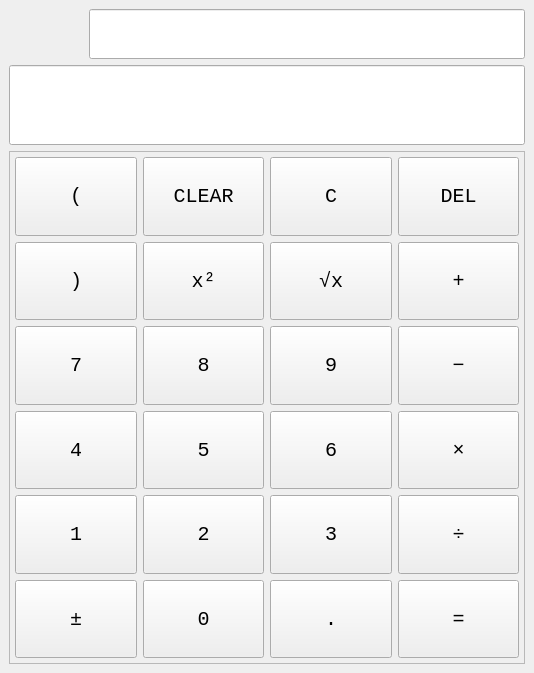
<?xml version="1.0" encoding="UTF-8"?>
<ui version="4.0">
 <class>MainWindow</class>
 <widget class="QMainWindow" name="MainWindow">
  <property name="geometry">
   <rect>
    <x>0</x>
    <y>0</y>
    <width>534</width>
    <height>673</height>
   </rect>
  </property>
  <property name="minimumSize">
   <size>
    <width>400</width>
    <height>600</height>
   </size>
  </property>
  <property name="font">
   <font>
    <family>Monospace</family>
    <pointsize>13</pointsize>
   </font>
  </property>
  <property name="windowTitle">
   <string>MainWindow</string>
  </property>
  <widget class="QWidget" name="centralwidget">
   <layout class="QGridLayout" name="gridLayout_2">
    <item row="3" column="0" colspan="3">
     <widget class="QLineEdit" name="currExpr_LE">
      <property name="minimumSize">
       <size>
        <width>250</width>
        <height>80</height>
       </size>
      </property>
      <property name="font">
       <font>
        <family>Monospace</family>
        <pointsize>15</pointsize>
       </font>
      </property>
      <property name="inputMethodHints">
       <set>Qt::InputMethodHint::ImhDigitsOnly</set>
      </property>
      <property name="text">
       <string/>
      </property>
      <property name="alignment">
       <set>Qt::AlignmentFlag::AlignRight|Qt::AlignmentFlag::AlignTrailing|Qt::AlignmentFlag::AlignVCenter</set>
      </property>
      <property name="readOnly">
       <bool>false</bool>
      </property>
     </widget>
    </item>
    <item row="4" column="0" colspan="3">
     <widget class="QFrame" name="numpad_frame">
      <property name="sizePolicy">
       <sizepolicy hsizetype="Preferred" vsizetype="Expanding">
        <horstretch>0</horstretch>
        <verstretch>0</verstretch>
       </sizepolicy>
      </property>
      <property name="minimumSize">
       <size>
        <width>0</width>
        <height>50</height>
       </size>
      </property>
      <property name="frameShape">
       <enum>QFrame::Shape::StyledPanel</enum>
      </property>
      <property name="frameShadow">
       <enum>QFrame::Shadow::Raised</enum>
      </property>
      <layout class="QGridLayout" name="gridLayout_3">
       <property name="leftMargin">
        <number>5</number>
       </property>
       <property name="topMargin">
        <number>5</number>
       </property>
       <property name="rightMargin">
        <number>5</number>
       </property>
       <property name="bottomMargin">
        <number>5</number>
       </property>
       <property name="spacing">
        <number>0</number>
       </property>
       <item row="0" column="0">
        <layout class="QGridLayout" name="gridLayout">
         <property name="topMargin">
          <number>0</number>
         </property>
         <property name="spacing">
          <number>6</number>
         </property>
         <item row="4" column="1">
          <widget class="QPushButton" name="PB_5">
           <property name="sizePolicy">
            <sizepolicy hsizetype="Minimum" vsizetype="Expanding">
             <horstretch>0</horstretch>
             <verstretch>0</verstretch>
            </sizepolicy>
           </property>
           <property name="minimumSize">
            <size>
             <width>0</width>
             <height>50</height>
            </size>
           </property>
           <property name="font">
            <font>
             <family>Monospace</family>
             <pointsize>15</pointsize>
            </font>
           </property>
           <property name="focusPolicy">
            <enum>Qt::FocusPolicy::NoFocus</enum>
           </property>
           <property name="text">
            <string>5</string>
           </property>
          </widget>
         </item>
         <item row="0" column="3">
          <widget class="QPushButton" name="del_PB">
           <property name="sizePolicy">
            <sizepolicy hsizetype="Minimum" vsizetype="Expanding">
             <horstretch>0</horstretch>
             <verstretch>0</verstretch>
            </sizepolicy>
           </property>
           <property name="minimumSize">
            <size>
             <width>0</width>
             <height>50</height>
            </size>
           </property>
           <property name="font">
            <font>
             <family>Monospace</family>
             <pointsize>15</pointsize>
            </font>
           </property>
           <property name="focusPolicy">
            <enum>Qt::FocusPolicy::NoFocus</enum>
           </property>
           <property name="text">
            <string>DEL</string>
           </property>
          </widget>
         </item>
         <item row="2" column="1">
          <widget class="QPushButton" name="square_PB">
           <property name="sizePolicy">
            <sizepolicy hsizetype="Minimum" vsizetype="Expanding">
             <horstretch>0</horstretch>
             <verstretch>0</verstretch>
            </sizepolicy>
           </property>
           <property name="minimumSize">
            <size>
             <width>0</width>
             <height>50</height>
            </size>
           </property>
           <property name="font">
            <font>
             <family>Monospace</family>
             <pointsize>15</pointsize>
            </font>
           </property>
           <property name="focusPolicy">
            <enum>Qt::FocusPolicy::NoFocus</enum>
           </property>
           <property name="text">
            <string>x²</string>
           </property>
          </widget>
         </item>
         <item row="5" column="1">
          <widget class="QPushButton" name="PB_2">
           <property name="sizePolicy">
            <sizepolicy hsizetype="Minimum" vsizetype="Expanding">
             <horstretch>0</horstretch>
             <verstretch>0</verstretch>
            </sizepolicy>
           </property>
           <property name="minimumSize">
            <size>
             <width>0</width>
             <height>50</height>
            </size>
           </property>
           <property name="font">
            <font>
             <family>Monospace</family>
             <pointsize>15</pointsize>
            </font>
           </property>
           <property name="focusPolicy">
            <enum>Qt::FocusPolicy::NoFocus</enum>
           </property>
           <property name="text">
            <string>2</string>
           </property>
          </widget>
         </item>
         <item row="0" column="0">
          <widget class="QPushButton" name="bra_PB">
           <property name="sizePolicy">
            <sizepolicy hsizetype="Minimum" vsizetype="Expanding">
             <horstretch>0</horstretch>
             <verstretch>0</verstretch>
            </sizepolicy>
           </property>
           <property name="minimumSize">
            <size>
             <width>0</width>
             <height>50</height>
            </size>
           </property>
           <property name="font">
            <font>
             <family>Monospace</family>
             <pointsize>15</pointsize>
            </font>
           </property>
           <property name="focusPolicy">
            <enum>Qt::FocusPolicy::NoFocus</enum>
           </property>
           <property name="text">
            <string>(</string>
           </property>
          </widget>
         </item>
         <item row="4" column="2">
          <widget class="QPushButton" name="PB_6">
           <property name="sizePolicy">
            <sizepolicy hsizetype="Minimum" vsizetype="Expanding">
             <horstretch>0</horstretch>
             <verstretch>0</verstretch>
            </sizepolicy>
           </property>
           <property name="minimumSize">
            <size>
             <width>0</width>
             <height>50</height>
            </size>
           </property>
           <property name="font">
            <font>
             <family>Monospace</family>
             <pointsize>15</pointsize>
            </font>
           </property>
           <property name="focusPolicy">
            <enum>Qt::FocusPolicy::NoFocus</enum>
           </property>
           <property name="text">
            <string>6</string>
           </property>
          </widget>
         </item>
         <item row="3" column="1">
          <widget class="QPushButton" name="PB_8">
           <property name="sizePolicy">
            <sizepolicy hsizetype="Minimum" vsizetype="Expanding">
             <horstretch>0</horstretch>
             <verstretch>0</verstretch>
            </sizepolicy>
           </property>
           <property name="minimumSize">
            <size>
             <width>0</width>
             <height>50</height>
            </size>
           </property>
           <property name="font">
            <font>
             <family>Monospace</family>
             <pointsize>15</pointsize>
            </font>
           </property>
           <property name="focusPolicy">
            <enum>Qt::FocusPolicy::NoFocus</enum>
           </property>
           <property name="text">
            <string>8</string>
           </property>
          </widget>
         </item>
         <item row="3" column="2">
          <widget class="QPushButton" name="PB_9">
           <property name="sizePolicy">
            <sizepolicy hsizetype="Minimum" vsizetype="Expanding">
             <horstretch>0</horstretch>
             <verstretch>0</verstretch>
            </sizepolicy>
           </property>
           <property name="minimumSize">
            <size>
             <width>0</width>
             <height>50</height>
            </size>
           </property>
           <property name="font">
            <font>
             <family>Monospace</family>
             <pointsize>15</pointsize>
            </font>
           </property>
           <property name="focusPolicy">
            <enum>Qt::FocusPolicy::NoFocus</enum>
           </property>
           <property name="text">
            <string>9</string>
           </property>
          </widget>
         </item>
         <item row="2" column="0">
          <widget class="QPushButton" name="ket_PB">
           <property name="sizePolicy">
            <sizepolicy hsizetype="Minimum" vsizetype="Expanding">
             <horstretch>0</horstretch>
             <verstretch>0</verstretch>
            </sizepolicy>
           </property>
           <property name="minimumSize">
            <size>
             <width>0</width>
             <height>50</height>
            </size>
           </property>
           <property name="font">
            <font>
             <family>Monospace</family>
             <pointsize>15</pointsize>
            </font>
           </property>
           <property name="focusPolicy">
            <enum>Qt::FocusPolicy::NoFocus</enum>
           </property>
           <property name="text">
            <string>)</string>
           </property>
          </widget>
         </item>
         <item row="2" column="2">
          <widget class="QPushButton" name="sqrt_PB">
           <property name="sizePolicy">
            <sizepolicy hsizetype="Minimum" vsizetype="Expanding">
             <horstretch>0</horstretch>
             <verstretch>0</verstretch>
            </sizepolicy>
           </property>
           <property name="minimumSize">
            <size>
             <width>0</width>
             <height>50</height>
            </size>
           </property>
           <property name="font">
            <font>
             <family>Monospace</family>
             <pointsize>15</pointsize>
            </font>
           </property>
           <property name="focusPolicy">
            <enum>Qt::FocusPolicy::NoFocus</enum>
           </property>
           <property name="text">
            <string>√x</string>
           </property>
          </widget>
         </item>
         <item row="5" column="3">
          <widget class="QPushButton" name="div_PB">
           <property name="sizePolicy">
            <sizepolicy hsizetype="Minimum" vsizetype="Expanding">
             <horstretch>0</horstretch>
             <verstretch>0</verstretch>
            </sizepolicy>
           </property>
           <property name="minimumSize">
            <size>
             <width>0</width>
             <height>50</height>
            </size>
           </property>
           <property name="font">
            <font>
             <family>Monospace</family>
             <pointsize>15</pointsize>
            </font>
           </property>
           <property name="focusPolicy">
            <enum>Qt::FocusPolicy::NoFocus</enum>
           </property>
           <property name="text">
            <string>÷</string>
           </property>
          </widget>
         </item>
         <item row="0" column="1">
          <widget class="QPushButton" name="clear_PB">
           <property name="sizePolicy">
            <sizepolicy hsizetype="Minimum" vsizetype="Expanding">
             <horstretch>0</horstretch>
             <verstretch>0</verstretch>
            </sizepolicy>
           </property>
           <property name="minimumSize">
            <size>
             <width>0</width>
             <height>50</height>
            </size>
           </property>
           <property name="font">
            <font>
             <family>Monospace</family>
             <pointsize>15</pointsize>
            </font>
           </property>
           <property name="focusPolicy">
            <enum>Qt::FocusPolicy::NoFocus</enum>
           </property>
           <property name="text">
            <string>CLEAR</string>
           </property>
          </widget>
         </item>
         <item row="0" column="2">
          <widget class="QPushButton" name="softClear_PB">
           <property name="sizePolicy">
            <sizepolicy hsizetype="Minimum" vsizetype="Expanding">
             <horstretch>0</horstretch>
             <verstretch>0</verstretch>
            </sizepolicy>
           </property>
           <property name="minimumSize">
            <size>
             <width>0</width>
             <height>50</height>
            </size>
           </property>
           <property name="font">
            <font>
             <family>Monospace</family>
             <pointsize>15</pointsize>
            </font>
           </property>
           <property name="focusPolicy">
            <enum>Qt::FocusPolicy::NoFocus</enum>
           </property>
           <property name="text">
            <string>C</string>
           </property>
          </widget>
         </item>
         <item row="3" column="0">
          <widget class="QPushButton" name="PB_7">
           <property name="sizePolicy">
            <sizepolicy hsizetype="Minimum" vsizetype="Expanding">
             <horstretch>0</horstretch>
             <verstretch>0</verstretch>
            </sizepolicy>
           </property>
           <property name="minimumSize">
            <size>
             <width>0</width>
             <height>50</height>
            </size>
           </property>
           <property name="font">
            <font>
             <family>Monospace</family>
             <pointsize>15</pointsize>
            </font>
           </property>
           <property name="focusPolicy">
            <enum>Qt::FocusPolicy::NoFocus</enum>
           </property>
           <property name="text">
            <string>7</string>
           </property>
          </widget>
         </item>
         <item row="5" column="2">
          <widget class="QPushButton" name="PB_3">
           <property name="sizePolicy">
            <sizepolicy hsizetype="Minimum" vsizetype="Expanding">
             <horstretch>0</horstretch>
             <verstretch>0</verstretch>
            </sizepolicy>
           </property>
           <property name="minimumSize">
            <size>
             <width>0</width>
             <height>50</height>
            </size>
           </property>
           <property name="font">
            <font>
             <family>Monospace</family>
             <pointsize>15</pointsize>
            </font>
           </property>
           <property name="focusPolicy">
            <enum>Qt::FocusPolicy::NoFocus</enum>
           </property>
           <property name="text">
            <string>3</string>
           </property>
          </widget>
         </item>
         <item row="4" column="0">
          <widget class="QPushButton" name="PB_4">
           <property name="sizePolicy">
            <sizepolicy hsizetype="Minimum" vsizetype="Expanding">
             <horstretch>0</horstretch>
             <verstretch>0</verstretch>
            </sizepolicy>
           </property>
           <property name="minimumSize">
            <size>
             <width>0</width>
             <height>50</height>
            </size>
           </property>
           <property name="font">
            <font>
             <family>Monospace</family>
             <pointsize>15</pointsize>
            </font>
           </property>
           <property name="focusPolicy">
            <enum>Qt::FocusPolicy::NoFocus</enum>
           </property>
           <property name="text">
            <string>4</string>
           </property>
          </widget>
         </item>
         <item row="5" column="0">
          <widget class="QPushButton" name="PB_1">
           <property name="sizePolicy">
            <sizepolicy hsizetype="Minimum" vsizetype="Expanding">
             <horstretch>0</horstretch>
             <verstretch>0</verstretch>
            </sizepolicy>
           </property>
           <property name="minimumSize">
            <size>
             <width>0</width>
             <height>50</height>
            </size>
           </property>
           <property name="font">
            <font>
             <family>Monospace</family>
             <pointsize>15</pointsize>
            </font>
           </property>
           <property name="focusPolicy">
            <enum>Qt::FocusPolicy::NoFocus</enum>
           </property>
           <property name="text">
            <string>1</string>
           </property>
          </widget>
         </item>
         <item row="3" column="3">
          <widget class="QPushButton" name="minus_PB">
           <property name="sizePolicy">
            <sizepolicy hsizetype="Minimum" vsizetype="Expanding">
             <horstretch>0</horstretch>
             <verstretch>0</verstretch>
            </sizepolicy>
           </property>
           <property name="minimumSize">
            <size>
             <width>0</width>
             <height>50</height>
            </size>
           </property>
           <property name="font">
            <font>
             <family>Monospace</family>
             <pointsize>15</pointsize>
            </font>
           </property>
           <property name="focusPolicy">
            <enum>Qt::FocusPolicy::NoFocus</enum>
           </property>
           <property name="text">
            <string>−</string>
           </property>
          </widget>
         </item>
         <item row="2" column="3">
          <widget class="QPushButton" name="plus_PB">
           <property name="sizePolicy">
            <sizepolicy hsizetype="Minimum" vsizetype="Expanding">
             <horstretch>0</horstretch>
             <verstretch>0</verstretch>
            </sizepolicy>
           </property>
           <property name="minimumSize">
            <size>
             <width>0</width>
             <height>50</height>
            </size>
           </property>
           <property name="font">
            <font>
             <family>Monospace</family>
             <pointsize>15</pointsize>
            </font>
           </property>
           <property name="focusPolicy">
            <enum>Qt::FocusPolicy::NoFocus</enum>
           </property>
           <property name="text">
            <string>+</string>
           </property>
          </widget>
         </item>
         <item row="4" column="3">
          <widget class="QPushButton" name="mult_PB">
           <property name="sizePolicy">
            <sizepolicy hsizetype="Minimum" vsizetype="Expanding">
             <horstretch>0</horstretch>
             <verstretch>0</verstretch>
            </sizepolicy>
           </property>
           <property name="minimumSize">
            <size>
             <width>0</width>
             <height>50</height>
            </size>
           </property>
           <property name="font">
            <font>
             <family>Monospace</family>
             <pointsize>15</pointsize>
            </font>
           </property>
           <property name="focusPolicy">
            <enum>Qt::FocusPolicy::NoFocus</enum>
           </property>
           <property name="text">
            <string>×</string>
           </property>
          </widget>
         </item>
         <item row="6" column="3">
          <widget class="QPushButton" name="equals_PB">
           <property name="sizePolicy">
            <sizepolicy hsizetype="Minimum" vsizetype="Expanding">
             <horstretch>0</horstretch>
             <verstretch>0</verstretch>
            </sizepolicy>
           </property>
           <property name="minimumSize">
            <size>
             <width>0</width>
             <height>50</height>
            </size>
           </property>
           <property name="font">
            <font>
             <family>Monospace</family>
             <pointsize>15</pointsize>
            </font>
           </property>
           <property name="focusPolicy">
            <enum>Qt::FocusPolicy::NoFocus</enum>
           </property>
           <property name="text">
            <string>=</string>
           </property>
          </widget>
         </item>
         <item row="6" column="1">
          <widget class="QPushButton" name="PB_0">
           <property name="sizePolicy">
            <sizepolicy hsizetype="Minimum" vsizetype="Expanding">
             <horstretch>0</horstretch>
             <verstretch>0</verstretch>
            </sizepolicy>
           </property>
           <property name="minimumSize">
            <size>
             <width>0</width>
             <height>50</height>
            </size>
           </property>
           <property name="font">
            <font>
             <family>Monospace</family>
             <pointsize>15</pointsize>
            </font>
           </property>
           <property name="focusPolicy">
            <enum>Qt::FocusPolicy::NoFocus</enum>
           </property>
           <property name="text">
            <string>0</string>
           </property>
          </widget>
         </item>
         <item row="6" column="0">
          <widget class="QPushButton" name="plusminus_PB">
           <property name="sizePolicy">
            <sizepolicy hsizetype="Minimum" vsizetype="Expanding">
             <horstretch>0</horstretch>
             <verstretch>0</verstretch>
            </sizepolicy>
           </property>
           <property name="minimumSize">
            <size>
             <width>0</width>
             <height>50</height>
            </size>
           </property>
           <property name="font">
            <font>
             <family>Monospace</family>
             <pointsize>15</pointsize>
            </font>
           </property>
           <property name="focusPolicy">
            <enum>Qt::FocusPolicy::NoFocus</enum>
           </property>
           <property name="text">
            <string>±</string>
           </property>
          </widget>
         </item>
         <item row="6" column="2">
          <widget class="QPushButton" name="dot_PB">
           <property name="sizePolicy">
            <sizepolicy hsizetype="Minimum" vsizetype="Expanding">
             <horstretch>0</horstretch>
             <verstretch>0</verstretch>
            </sizepolicy>
           </property>
           <property name="minimumSize">
            <size>
             <width>0</width>
             <height>50</height>
            </size>
           </property>
           <property name="font">
            <font>
             <family>Monospace</family>
             <pointsize>15</pointsize>
            </font>
           </property>
           <property name="focusPolicy">
            <enum>Qt::FocusPolicy::NoFocus</enum>
           </property>
           <property name="text">
            <string>.</string>
           </property>
          </widget>
         </item>
        </layout>
       </item>
      </layout>
     </widget>
    </item>
    <item row="2" column="0" colspan="3">
     <layout class="QHBoxLayout" name="horizontalLayout">
      <property name="topMargin">
       <number>0</number>
      </property>
      <item>
       <spacer name="horizontalSpacer">
        <property name="font">
         <font>
          <family>Monospace</family>
          <pointsize>13</pointsize>
         </font>
        </property>
        <property name="orientation">
         <enum>Qt::Orientation::Horizontal</enum>
        </property>
        <property name="sizeType">
         <enum>QSizePolicy::Policy::Preferred</enum>
        </property>
        <property name="sizeHint" stdset="0">
         <size>
          <width>80</width>
          <height>20</height>
         </size>
        </property>
       </spacer>
      </item>
      <item>
       <widget class="QLineEdit" name="prevExpr_LE">
        <property name="minimumSize">
         <size>
          <width>170</width>
          <height>50</height>
         </size>
        </property>
        <property name="font">
         <font>
          <family>Monospace</family>
          <pointsize>14</pointsize>
         </font>
        </property>
        <property name="alignment">
         <set>Qt::AlignmentFlag::AlignRight|Qt::AlignmentFlag::AlignTrailing|Qt::AlignmentFlag::AlignVCenter</set>
        </property>
        <property name="readOnly">
         <bool>true</bool>
        </property>
       </widget>
      </item>
     </layout>
    </item>
   </layout>
  </widget>
 </widget>
 <resources/>
 <connections/>
</ui>
